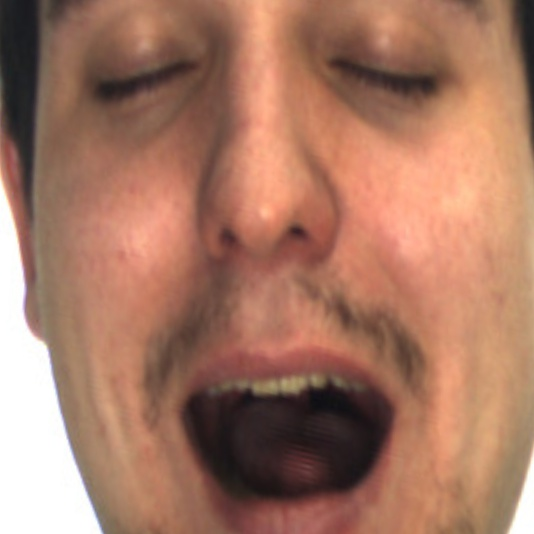
#> input picture partial_face_recognition/aligned_face_1.jpg, 534 x 534 px; its folder holds only this picture in this run; the run also reads 1 picture not shown here
$ python train_dataset.py .
#> lines starting #> are read from the running program, lines starting #| are printed output that depends on the picture
### partial_face_recognition/read_images.py
import os

import cv2
import numpy as np


def load_images_from_folder(folder):
#> called with folder = '.'
    c = 0
    images, names = [], []
    print("Reading the Images from directory........")
    for filename in os.listdir(folder):
        img = cv2.imread(os.path.join(folder, filename))
#> img is the input picture: shape (534, 534, 3); mean B, G, R 99.5, 119.6, 166.4
        img = cv2.cvtColor(img, cv2.COLOR_BGR2GRAY)
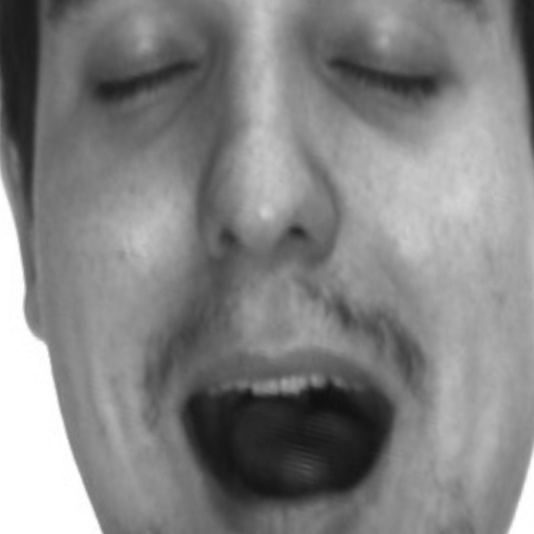
#> img: shape (534, 534); min 14, max 255, mean 131.3
        if img is not None:
            images.append(np.asarray(img, dtype=np.uint8))
            words = filename
            try:
                split_words = words.split("-")
                print(split_words[0] + split_words[1])
                names.append(split_words[0] + split_words[1])
            except:
                c = c + 1
                names.append(str(c))

    return images, names

### partial_face_recognition/train_dataset.py
import pickle
import sys

import cv2

import read_images

path_train = sys.argv[1]

print("Importing the data set...")

#> (the run stopped early here; a loop or call above may not have finished)
